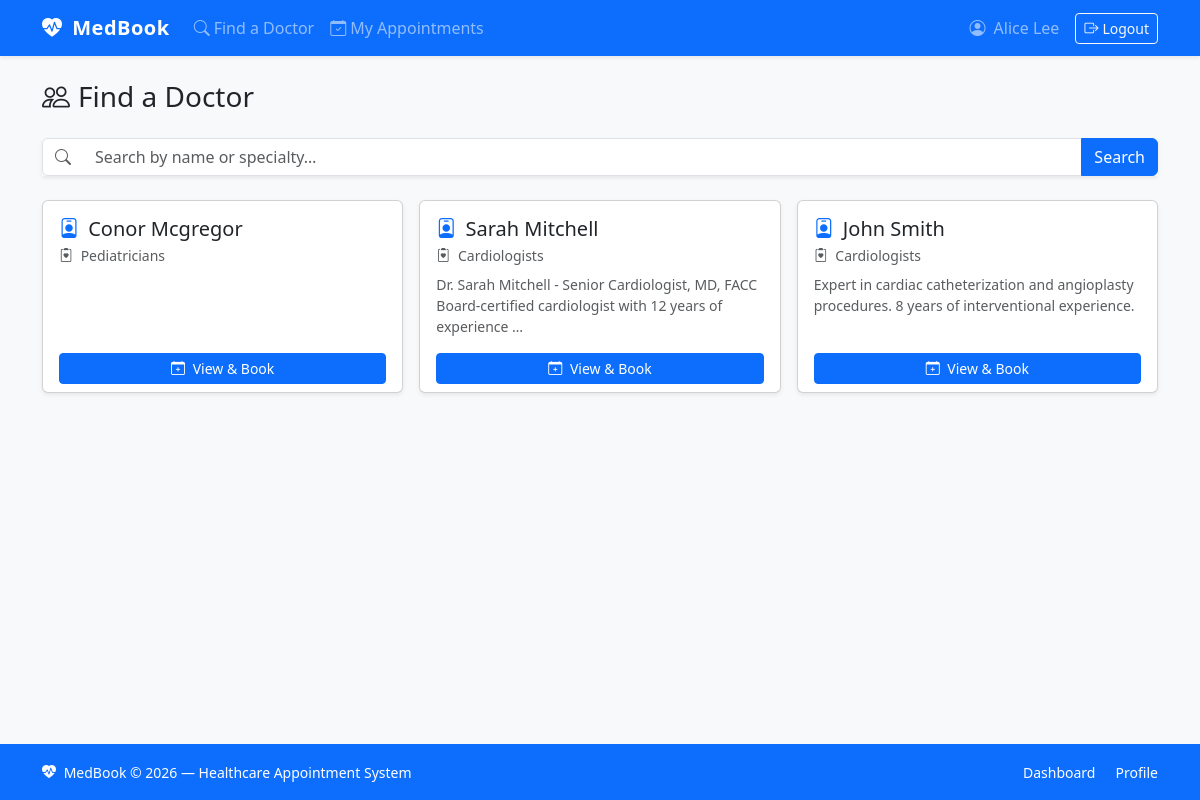
Screenshot of /doctors/ (signed in) with the database file from the repository.
### accounts/models.py (models this page shows, shortened)
class TimeStampedModel(models.Model):
    created_at = models.DateTimeField(auto_now_add=True)
    updated_at = models.DateTimeField(auto_now=True)
    class Meta:
        abstract = True

class DoctorProfile(TimeStampedModel):
    user = models.OneToOneField(
        settings.AUTH_USER_MODEL,
        on_delete=models.CASCADE,
        related_name="doctorprofile",
    )
    specialty = models.ForeignKey(
        Specialty,
        on_delete=models.SET_NULL,
        null=True,
        blank=True,
        related_name="doctors",
    )
    bio = models.TextField(blank=True)
    phone = models.CharField(max_length=30, blank=True)
    @property
    def full_name(self) -> str:
        return self.user.get_full_name() or self.user.username

class Specialty(models.Model):
    name = models.CharField(max_length=80, unique=True)
    class Meta:
        verbose_name_plural = "specialties"
        ordering = ["name"]
    def __str__(self) -> str:
        return self.name

### bookings/views.py (the view, shortened to what this page needs)
# urls.py: path("doctors/", views.doctor_list, name="doctor_list"),
@login_required
def doctor_list(request):
    query = request.GET.get("q", "").strip()
    doctors = DoctorProfile.objects.select_related("user", "specialty").order_by(
        "user__last_name", "user__first_name"
    )
    paginator = Paginator(doctors, 12)
    page_obj = paginator.get_page(request.GET.get("page"))
    query_params = request.GET.copy()
    query_params.pop("page", None)
    return render(request, "bookings/doctor_list.html", {
        "page_obj": page_obj,
        "query": query,
        "query_params": query_params.urlencode(),
    })

### accounts/context_processors.py (called while the page is built)
def user_role(request):
    if not request.user.is_authenticated:
        return {"is_patient": False, "is_doctor": False}
    return {
        "is_patient": hasattr(request.user, "patientprofile"),
        "is_doctor": hasattr(request.user, "doctorprofile"),
    }

### bookings/templates/bookings/doctor_list.html (shortened to what this page needs)
{% extends "bookings/base.html" %}
{% block content %}
<div class="d-flex justify-content-between align-items-center mb-4">
  <h1 class="h3 mb-0"><i class="bi bi-people me-2"></i>Find a Doctor</h1>
</div>
<form method="get" class="mb-4">
  <div class="input-group shadow-sm">
    <span class="input-group-text bg-white"><i class="bi bi-search text-muted"></i></span>
    <input type="text" name="q" value="{{ query }}" class="form-control border-start-0"
           placeholder="Search by name or specialty…" autofocus>
    <button class="btn btn-primary" type="submit">Search</button>
  </div>
</form>
<div class="row g-3">
  {% for doctor in page_obj %}
    <div class="col-md-4">
      <div class="card h-100 shadow-sm">
        <div class="card-body">
          <h5 class="card-title">
            <i class="bi bi-person-badge me-1 text-primary"></i>
            {{ doctor.full_name }}
          </h5>
          <p class="card-subtitle mb-2 text-muted small">
            <i class="bi bi-clipboard2-heart me-1"></i>
            {{ doctor.specialty|default:"General Practice" }}
          </p>
          {% if doctor.bio %}
            <p class="card-text small text-muted mt-2">{{ doctor.bio|truncatechars:110 }}</p>
          {% endif %}
        </div>
        <div class="card-footer bg-transparent border-top-0 pt-0">
          <a href="{% url 'bookings:doctor_detail' doctor.id %}" class="btn btn-sm btn-primary w-100">
            <i class="bi bi-calendar-plus me-1"></i> View &amp; Book
          </a>
        </div>
      </div>
    </div>
  {% endfor %}
</div>
{% endblock %}

### bookings/templates/bookings/base.html (shortened to what this page needs)
<!doctype html>
<html lang="en">
<head>
  <link href="https://cdn.jsdelivr.net/npm/bootstrap@5.3.3/dist/css/bootstrap.min.css" rel="stylesheet">
  <link href="https://cdn.jsdelivr.net/npm/bootstrap-icons@1.11.3/font/bootstrap-icons.min.css" rel="stylesheet">
</head>
<body class="bg-light">
<nav class="navbar navbar-expand-lg navbar-dark bg-primary shadow-sm">
  <div class="container">
    <a class="navbar-brand" href="{% url 'bookings:dashboard' %}">
      <i class="bi bi-heart-pulse-fill me-1"></i> MedBook
    </a>
    <div class="collapse navbar-collapse" id="navbarMain">
      {% if request.user.is_authenticated %}
        <ul class="navbar-nav me-auto">
          <li class="nav-item">
            <a class="nav-link" href="{% url 'bookings:doctor_list' %}">
              <i class="bi bi-search me-1"></i>Find a Doctor
            </a>
          </li>
          {% if is_patient %}
            <li class="nav-item">
              <a class="nav-link" href="{% url 'bookings:my_appointments' %}">
                <i class="bi bi-calendar-check me-1"></i>My Appointments
              </a>
            </li>
          {% endif %}
        </ul>
        <ul class="navbar-nav ms-auto align-items-center">
          <li class="nav-item">
            <a class="nav-link" href="{% url 'accounts:profile' %}">
              <i class="bi bi-person-circle me-1"></i>
              {{ request.user.get_full_name|default:request.user.username }}
            </a>
          </li>
          <li class="nav-item">
            <form method="post" action="{% url 'accounts:logout' %}" class="m-0 p-0">
              <button type="submit" class="btn btn-sm btn-outline-light ms-2">
                <i class="bi bi-box-arrow-right me-1"></i>Logout
              </button>
            </form>
          </li>
        </ul>
      {% endif %}
    </div>
  </div>
</nav>
<main class="container my-4">
  {% block content %}{% endblock %}
</main>
<footer class="bg-primary text-white mt-auto py-3">
  <div class="container d-flex flex-column flex-md-row justify-content-between align-items-center">
    <span class="small">
      <i class="bi bi-heart-pulse-fill me-1"></i>
      MedBook &copy; {% now "Y" %} — Healthcare Appointment System
    </span>
    <div class="mt-2 mt-md-0">
      {% if request.user.is_authenticated %}
        <a href="{% url 'bookings:dashboard' %}" class="text-white text-decoration-none small me-3">Dashboard</a>
        <a href="{% url 'accounts:profile' %}" class="text-white text-decoration-none small">Profile</a>
      {% else %}
        <a href="{% url 'accounts:login' %}" class="text-white text-decoration-none small me-3">Login</a>
        <a href="{% url 'accounts:register' %}" class="text-white text-decoration-none small">Register</a>
      {% endif %}
    </div>
  </div>
</footer>
</body>
</html>

### bookings/templates/bookings/base.html (style rules this page uses)
body { display: flex; flex-direction: column; min-height: 100vh; }
main { flex: 1; }
.navbar-brand { font-weight: 700; letter-spacing: .5px; }

### rows the page displays
DoctorProfile: full_name "Conor Mcgregor", specialty "Pediatricians"
DoctorProfile: full_name "Sarah Mitchell", specialty "Cardiologists", bio "Dr. Sarah Mitchell - Senior Cardiologist, MD, FACC Board-certified cardiologist with 12 years of experience …"
DoctorProfile: full_name "John Smith", specialty "Cardiologists", bio "Expert in cardiac catheterization and angioplasty procedures. 8 years of interventional experience."

### other values shown
{{ request.user.get_full_name|default:request.user.username }} "Alice Lee"
